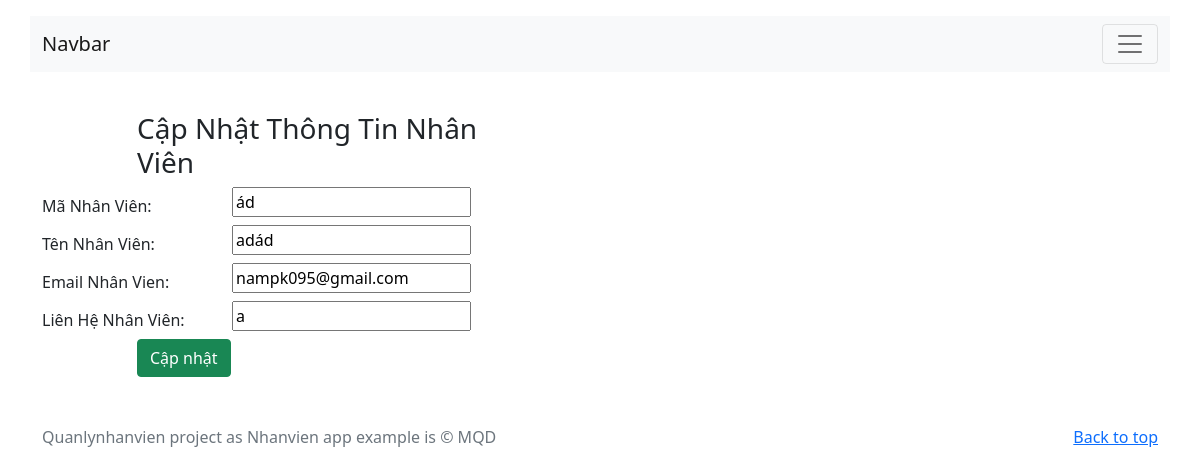
Screenshot of /edit/1 with the database file from the repository.
### nhanvien/models.py (models this page shows, shortened)
class Nhanvien(models.Model):
    nvid = models.CharField(max_length=20)
    nvname = models.CharField(max_length=100)
    nvemail = models.EmailField()
    nvcontact = models.CharField(max_length=300)
    class Meta:
        db_table = "nhanvien"

### nhanvien/views.py (the view)
# urls.py: path('edit/<int:id>', views.edit),
def edit(request, id):
    nhanvien = Nhanvien.objects.get(id=id)
    return render(request,'edit.html', {'nhanvien':nhanvien})

### nhanvien/templates/edit.html (shortened to what this page needs)
{% extends 'base.html' %}
{% block content %}
        <div class="row">
        <form method="POST" class="post-form" action="/update/{{nhanvien.id}}">
            <div class="containerX">
        <br>
            <div class="form-group row">
            <label class="col-sm-1 col-form-label"></label>
            <div class="col-sm-4">
            <h3>Cập Nhật Thông Tin Nhân Viên</h3>
            </div>
          </div>
            <div class="form-group row">
            <label class="col-sm-2 col-form-label">Mã Nhân Viên:</label>
            <div class="col-sm-4">
                <input type="text" name="nvid" id="id_nvid" required maxlength="20" value="{{ nhanvien.nvid }}"/>
            </div>
          </div>
          <div class="form-group row">
            <label class="col-sm-2 col-form-label">Tên Nhân Viên:</label>
            <div class="col-sm-4">
                <input type="text" name="nvname" id="id_nvname" required maxlength="100" value="{{ nhanvien.nvname }}" />
            </div>
          </div>
            <div class="form-group row">
            <label class="col-sm-2 col-form-label">Email Nhân Vien:</label>
            <div class="col-sm-4">
                <input type="email" name="nvemail" id="id_nvemail" required maxlength="254" value="{{ nhanvien.nvemail }}" />
            </div>
          </div>
            <div class="form-group row">
            <label class="col-sm-2 col-form-label">Liên Hệ Nhân Viên:</label>
            <div class="col-sm-4">
                <input type="text" name="nvcontact" id="id_nvcontact" required maxlength="15" value="{{ nhanvien.nvcontact }}" />
            </div>
          </div>
            <div class="form-group row">
            <label class="col-sm-1 col-form-label"></label>
            <div class="col-sm-4">
            <button type="submit" class="btn btn-success">Cập nhật</button>
            </div>
          </div>
            </div>
        </form>
        </div>
{% endblock %}

### rows the page displays
Nhanvien: nvid "ád", nvname "adád", nvemail "nampk095@gmail.com", nvcontact "a"
